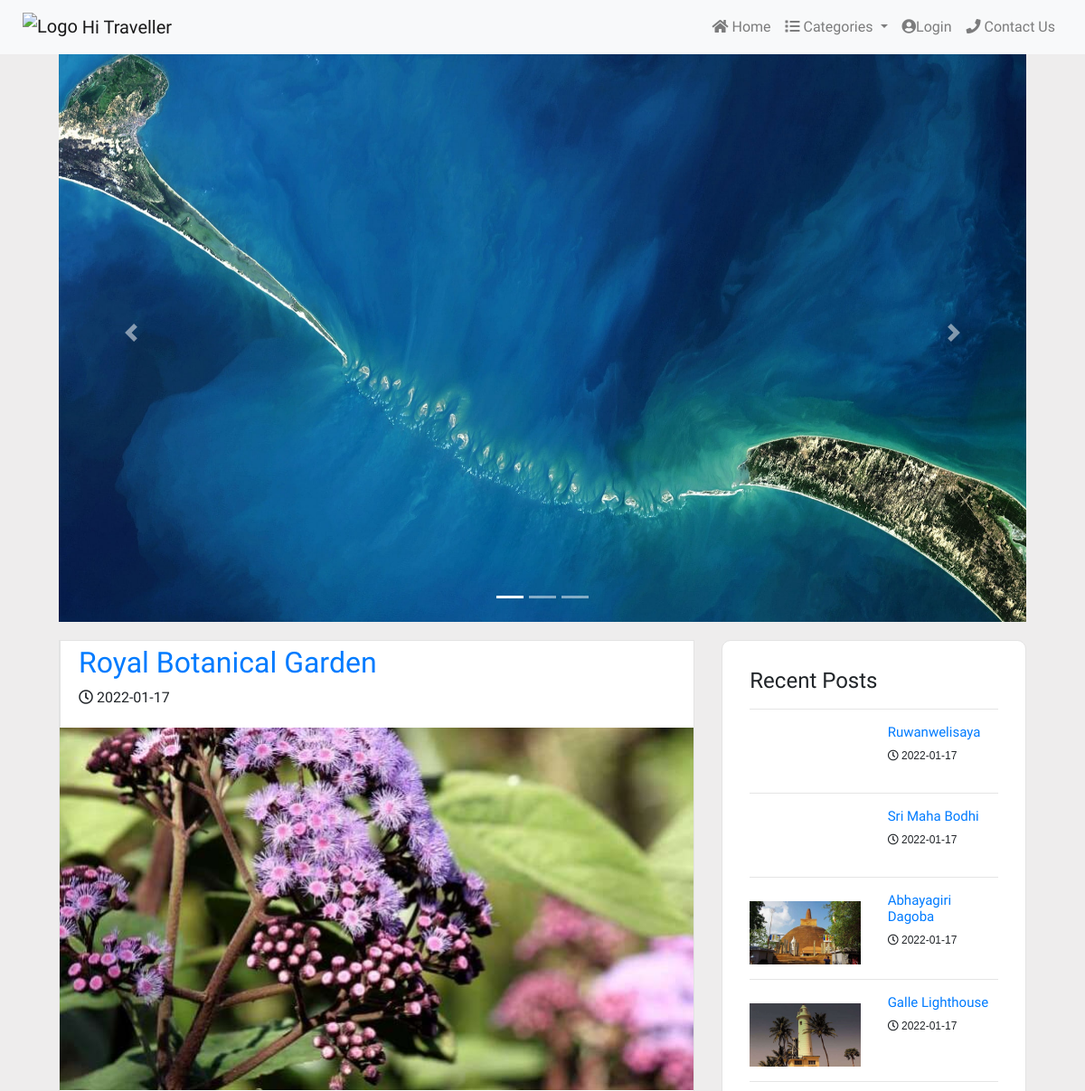
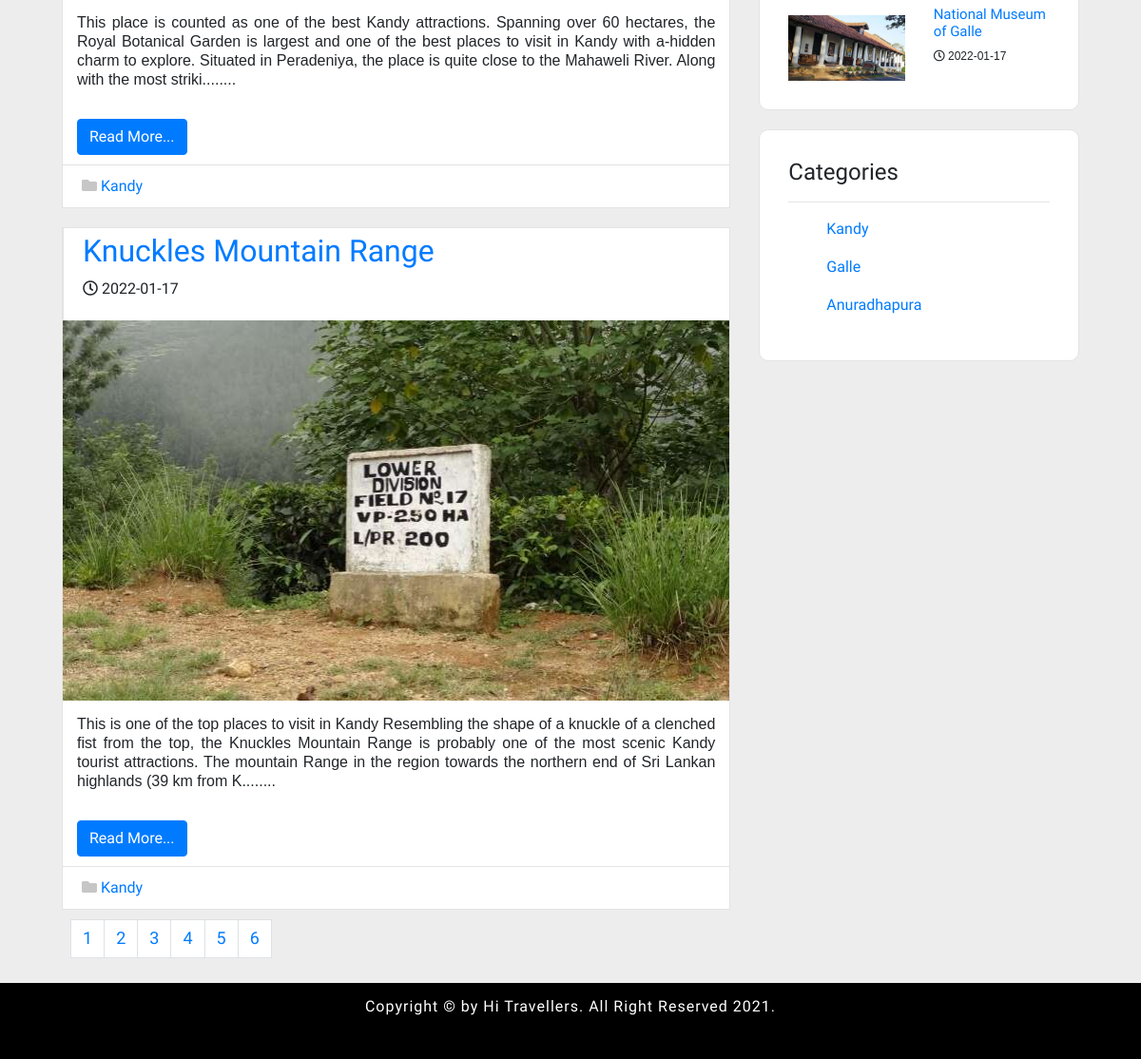
/index.php?page=5&, run on the app's committed database (2 pictures, top to bottom).
### tables this page shows
CREATE TABLE `posts` (
  `id` int(11) NOT NULL,
  `title` varchar(100) NOT NULL,
  `img` text NOT NULL,
  `content` text NOT NULL,
  `date` date NOT NULL,
  `category_id` int(11) NOT NULL
);

CREATE TABLE `category` (
  `id` int(11) NOT NULL,
  `name` varchar(100) NOT NULL
);

### index.php (the view, shortened to what this page needs)
<?php require_once('inc/top.php');?>
  </head>
  <body>
       <?php
	   require_once('inc/header.php');
       $number_of_posts = 2;
     if(isset($_GET['page'])){
         $page_id = $_GET['page'];
       }
       else{
         $page_id = 1;
       }
      $all_posts_query = "SELECT * FROM posts";
       $all_posts_run = mysqli_query($con,$all_posts_query);
       $all_posts = mysqli_num_rows($all_posts_run);
       $total_pages = ceil($all_posts /  $number_of_posts);
       $posts_start_from =($page_id - 1) * $number_of_posts;
       ?>
  <section>
    <div class="container col-11">
        <div class="row">
           <div class="col-md-8">
         <?php
          $query ="SELECT pos.id as Pid,pos.title,pos.img,pos.content,pos.date,cat.* FROM posts pos, category cat WHERE cat.id = pos.category_id";
            $query .= " ORDER BY pos.id DESC LIMIT $posts_start_from, $number_of_posts";
            $run = mysqli_query($con, $query);
            if(mysqli_num_rows($run) > 0)
              while($row = mysqli_fetch_array($run)){
        $Pid = $row['Pid'];
				$title = $row['title'];
				$img = $row['img'];
				$content = $row['content'];
				$date = $row['date'];
				$category = $row['name'];
 ?>
              		<div class="post">
                        			<div class=" post-title">
                                			<a href="post.php?Pid=<?php echo $Pid; ?>"><h2><?php echo $title;?> </h2></a>
                                      <p><i class="far fa-clock"></i> <?php echo $date;?></p>
                        			</div>
                        				<a href="post.php?Pid=<?php echo $Pid; ?>"><img src="admin/uploadFiles/<?php echo $img;?>" alt="post1"></a>
                        				<p class="desc">
										            <?php echo substr($content,0,300);?>........
                        				</p>
                        <a href="post.php?Pid=<?php echo $Pid; ?>"class="btn btn-primary">Read More...</a>
                        				<div class="bottom">
                        				<span class="first"><i class="fas fa-folder"></i><a href="#"> <?php echo $category;?></a></span>
                         				</div>
              </div>
                <?php
                }
                else{
                  echo "<center><h1> No Posts available </h1></center>";
                }
      ?>
      <nav id = "pagination" >
  <ul class="pagination">
  <?php
for ($i = 1; $i <= $total_pages ; $i++) {
  echo "<li class =''page-item ' '".($page_id == $i ? 'active' :' ')."'><a class ='page-link' href='index.php?page=".$i."&".(isset($cat_id)?"cat=$cat_id":"")."'>$i</a></li>";
}
      ?>
  </ul>
</nav>
       		</div>
                 <div class="col-md-4">
                <?php require_once('inc/sidebar.php');?>
                 </div>
    </div>
  </div>
</section>
<footer>
<?php require_once('inc/footer.php');?>
</footer>
  </body>
</html>

### inc/sidebar.php
           <div class="widgets">
               <div class="popular">
                   <h4>Recent Posts</h4>
                    <?php
                       $p_query ="SELECT * FROM posts  ORDER BY id DESC LIMIT 5";
                       $p_run = mysqli_query($con,$p_query);
                       if(mysqli_num_rows($p_run)>0){
                       while($row = mysqli_fetch_array($p_run)){
                       $id = $row['id'];
                       $title = $row['title'];
                       $img = $row['img'];
                       $date = $row['date'];
                   ?>
                   <hr>
                       <div class="row">
                           <div class="col-md-6">
                               <img src="admin/uploadFiles/<?php echo $img;?>" alt="">
                       </div>
                       <div class="col-md-6 details">
                           <h2 style="font-size:15px"> <a href = "post.php?Pid=<?php echo $id; ?>"> <?php echo $title;?></a></h2>
                           <p style="font-size:12px"><i class="far fa-clock"></i> <?php echo $date;?></p>
                       </div>
                       </div>
                   <?php
                       }
                   }
         else{
             echo"";
         }
                   ?>
               </div>
           </div>
           <div class="widgets">
               <div class="popular">
                   <h4>Categories</h4>
                   <hr>
<div class="row">
                       <div class="col-md-12">
                         <?php
                       $p_query ="SELECT * FROM category  ";
                       $p_run = mysqli_query($con,$p_query);
                       if(mysqli_num_rows($p_run)>0){
                       while($row = mysqli_fetch_array($p_run)){
                       $id = $row['id'];
                       $cat = $row['name'];
                   ?>
			<ul><li><?php echo "<a href='index.php?cat=".$id."'>"?>
			<?php echo $cat;"</a>" ?></li></ul>
 <?php
                       }
                   }
                   ?>
                       </div>
		</div >
               </div>
           </div>

### css/stylesheet.css (style rules this page uses)
body { font-family: 'Kaisei HarunoUmi', serif; background-color:#eeeded; }
section .widgets { margin-top:20px ; margin-bottom: 20px; }
.popular { background: white; padding: 30px; border-radius: 10px; border: 1px solid #e3e3e3; margin-bottom: 10px; }
.popular ul li { list-style: none; }
.popular .details p { font-family: arial; font-size: 8px; }
.popular img { width: 100%; margin-top: 10px; }
.post { background: white; border: 1px solid #e3e3e3; margin-top: 20px; }
.post .post-title { padding: 5px 20px; border-left: 1px solid #e3e3e3; }
.post > a > img { width: 100%; }
.post .desc { text-align: justify; text-justify: inter-word; font-family: arial; font-weight: 100; padding: 15px; line-height: 20px; }
.post a.btn { margin-left: 15px; margin-bottom: 10px; }
.post .bottom { padding: 10px 20px; border-top: 1px solid #e3e3e3; }
.post .bottom { color: #c6c6c6; }
footer { background: black; height: 80px; line-height: 50px; color: white; letter-spacing: 1px; text-align: center; }
nav#pagination { text-align: center; }
.pagination { padding: 10px 10px; font-size: 18px; }

### data on the page
posts: title "Royal Botanical Garden", date "2022-01-17", img (picture), content "This place is counted as one of the best Kandy attractions. Spanning over 60 hectares, the Royal Botanical Garden is largest and one of the best places to visit in Kandy with a-hidden charm to explore. Situated in Peradeniya, the place is quite close to the Mahaweli River. Along with the most striki", category.name "Kandy"
posts: title "Knuckles Mountain Range", date "2022-01-17", img (picture), content "This is one of the top places to visit in Kandy Resembling the shape of a knuckle of a clenched fist from the top, the Knuckles Mountain Range is probably one of the most scenic Kandy tourist attractions. The mountain Range in the region towards the northern end of Sri Lankan highlands (39 km from K", category.name "Kandy"
posts: title "Ruwanwelisaya", date "2022-01-17"
posts: title "Sri Maha Bodhi", date "2022-01-17"
posts: img (picture), title "Abhayagiri Dagoba", date "2022-01-17"
posts: img (picture), title "Galle Lighthouse", date "2022-01-17"
posts: img (picture), title "National Museum of Galle", date "2022-01-17"
category: name "Kandy"
category: name "Galle"
category: name "Anuradhapura"
